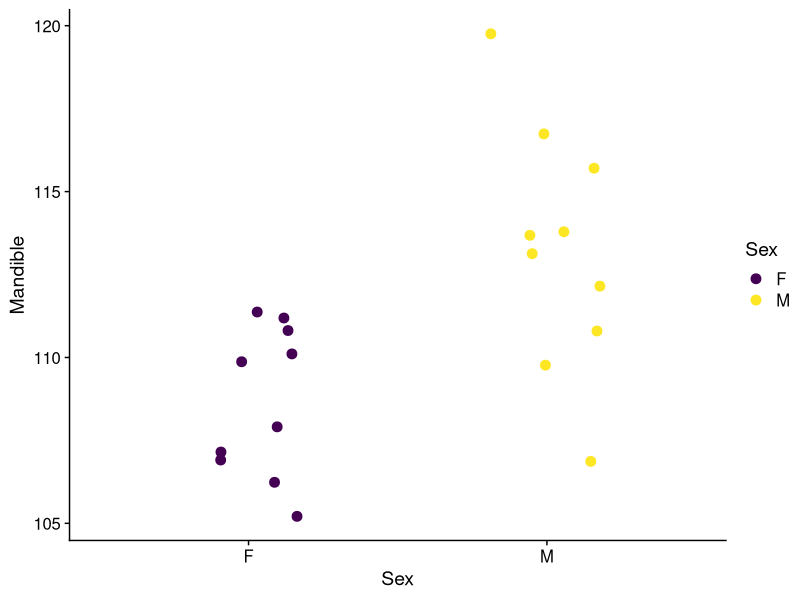
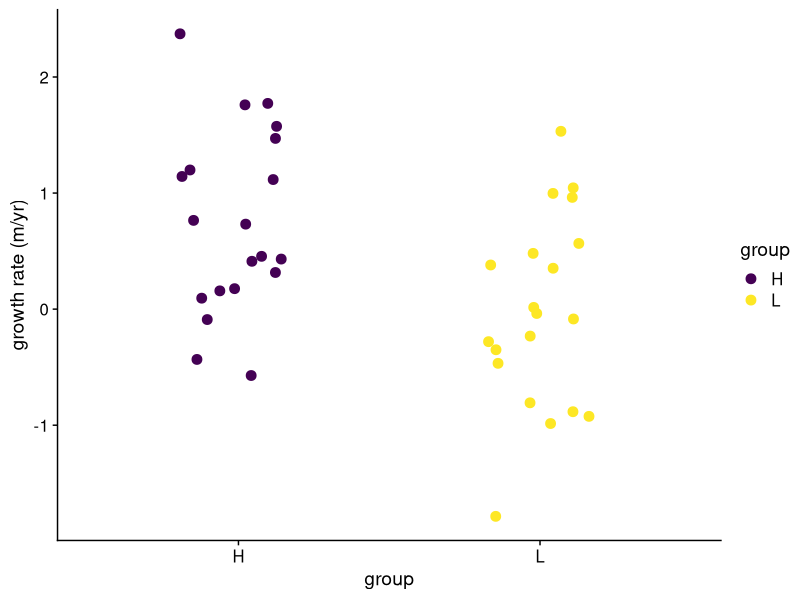
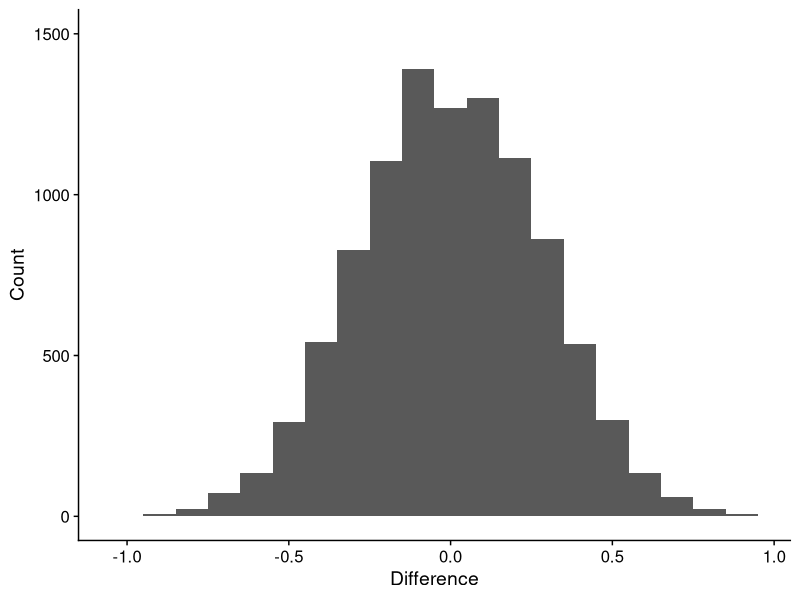
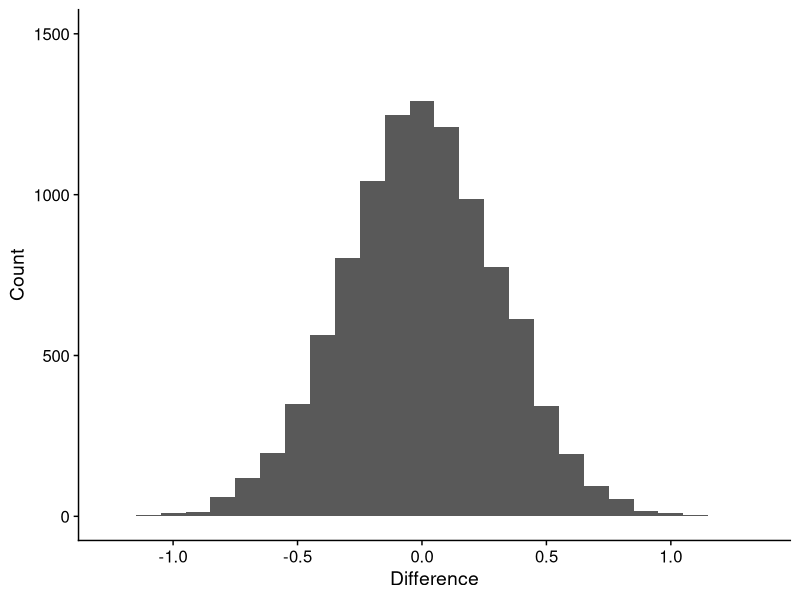
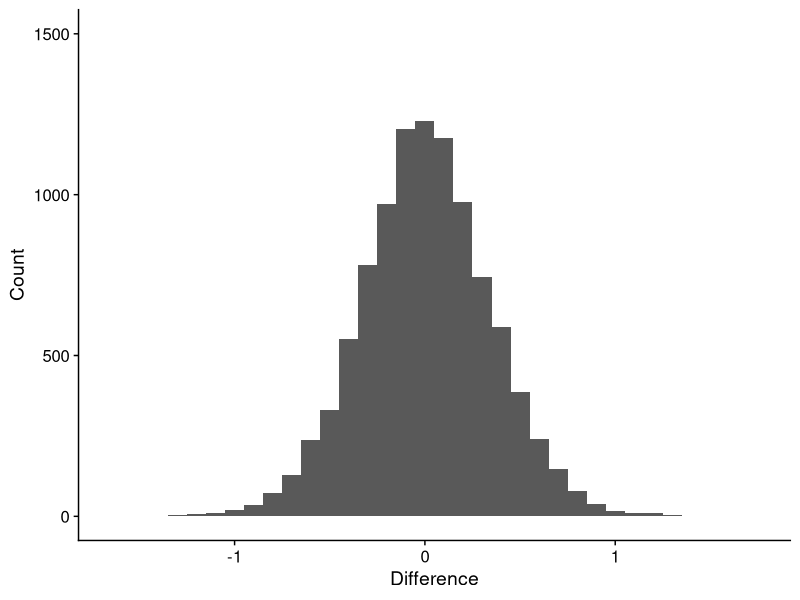
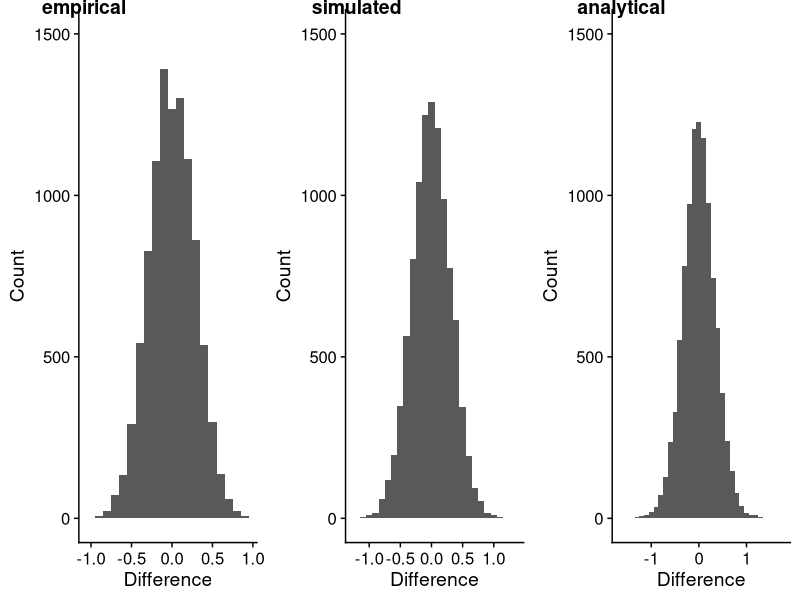

Here is the R script that generated these plots, in order:
## ---- chunk 1
#| label: setup
#| echo: false
#| warning: false
#| message: false

set.seed(736902)
library(tidyverse)
library(readxl)
library(cowplot)
theme_set(theme_cowplot())
library(viridis)

## ---- chunk 2

M <- read_excel("Data/Jackals.xlsx")
M <- M |> mutate(Sex = factor(Sex)) |> as.data.frame()
M |> ggplot(aes(Sex, Mandible, color = Sex)) +
  geom_point(position = position_jitter(0.2), size = 3) +
  scale_color_viridis(discrete=TRUE)
  
## ---- chunk 3
#| echo: true
muH <- 1
muL <- 0.3
sd_both <- 1
nobs <- 20

 DD <- tibble(
    growthR = c(rnorm(nobs,muL,sd_both), rnorm(nobs,muH,sd_both)),
    group = rep(c("L", "H"), each = nobs)
  )

## ---- chunk 4
DD |>
  ggplot(aes(group, growthR, color= group)) +
  geom_point(position = position_jitter(0.2), size = 3) +
  ylab("growth rate (m/yr)") +
  scale_color_viridis(discrete=TRUE)

## ---- chunk 5

nreps <- 1e4
diffs.e <- numeric(length = nreps)
diffs.e[1] <- mean(DD$growthR[DD$group=="L"]) - mean(DD$growthR[DD$group=="H"])
for (ii in 2:nreps) {
  Rand_G <- sample(DD$group)
  diffs.e[ii] <- mean(DD$growthR[Rand_G == "L"]) -
    mean(DD$growthR[Rand_G == "H"])
}

pe <- ggplot(data.frame(diffs.e), aes(diffs.e)) +
  geom_histogram(binwidth = 0.1) +
  ylim(c(0,1500)) +
  labs(x = "Difference", y = "Count")
pe
## ---- chunk 6

mu_both <- mean(c(muL,muH))
nreps <- 1e4
diffs.s <- numeric(length = nreps)
for (ii in 1:nreps) {
  diffs.s[ii] <- mean(rnorm(nobs,mu_both,sd_both)) -
    mean(rnorm(nobs,mu_both,sd_both))
}

ps <- ggplot(data.frame(diffs.s), aes(diffs.s)) +
  geom_histogram(binwidth = 0.1) +
  ylim(c(0,1500)) +
  labs(x = "Difference", y = "Count")
ps
## ---- chunk 7
scale_t <- sd_both*sqrt(2/(nobs))
diffs.a <- scale_t*rt(nreps, nobs-2)

pa <- ggplot(data.frame(diffs.a), aes(diffs.a)) +
  geom_histogram(binwidth = 0.1) +
  ylim(c(0,1500)) +
  labs(x = "Difference", y = "Count")

pa
## ---- chunk 8

plot_grid(pe,ps,pa, ncol=3, labels = c("empirical","simulated","analytical"), vjust=1, rel_widths = c(1,1,1))
